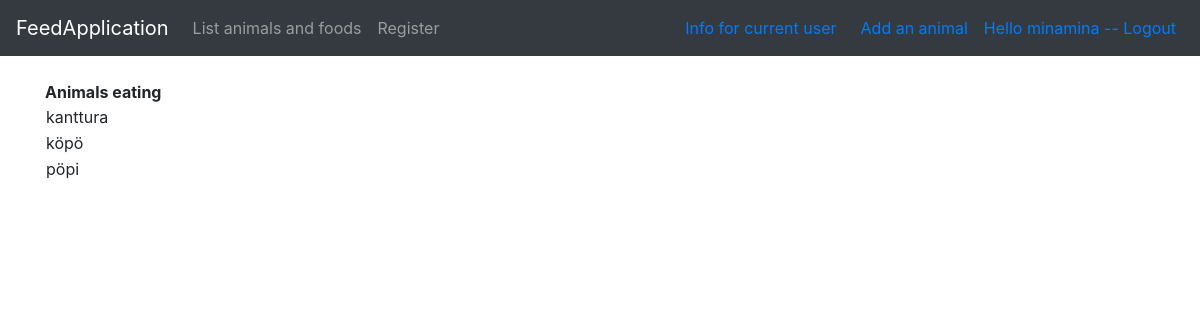
Page /animals/foods/3 (signed in) on the committed database.
### application/auth/models.py (models this page shows, shortened)
class User(Base):
    __tablename__ = "account"
    name = db.Column(db.String(144), nullable=False)
    username = db.Column(db.String(144), nullable=False)
    password = db.Column(db.String(144), nullable=False)
    animals = db.relationship("Animal", backref='account', lazy=True)

### application/animals/models.py (models this page shows, shortened)
class Animal(Base):
    name = db.Column(db.String(144), nullable=False)
    account_id = db.Column(db.Integer, db.ForeignKey('account.id'),
                           nullable=False)
    user = db.relationship("User", backref='animal', lazy=True)
    foods = db.relationship("Food", secondary=animals_foods, back_populates='animals', lazy='dynamic')
    sick = db.Column(db.Boolean, nullable=False)

### application/animals/views.py (the view)
@app.route("/animals/foods/<food_id>")
def show_animals_per_food(food_id):
    return render_template("animals/foods.html", animals = Food.list_foods_and_animals(food_id))

### application/__init__.py (called while the page is built)
@login_manager.user_loader
def load_user(user_id):
    return User.query.get(user_id)

### application/animals/models.py (called while the page is built)
    @staticmethod
    def list_foods_and_animals(food_id):
        query2 = text("SELECT Animal.name FROM Food"
        " LEFT JOIN animalsfoods ON animalsfoods.food_id = Food.id"
        " LEFT JOIN Animal ON Animal.id = animalsfoods.animal_id"
        " WHERE Food.id = :food_id").params(food_id=food_id)
        res = db.engine.execute(query2)
        response = []
        for row in res:
            response.append({"name":row[0]})
        return response

### application/templates/animals/foods.html
{% extends "layout.html" %}
{% block body %}
<tr><b>Animals eating</b></tr>
<table>
{% for animal in animals %}
<tr><td>{{animal.name}}</td></tr>
{% endfor %}
</table>
{% endblock %}

### application/templates/layout.html (shortened to what this page needs)
<!DOCTYPE html>
<html>
  <head>
    <link rel="stylesheet" href="https://maxcdn.bootstrapcdn.com/bootstrap/4.0.0/css/bootstrap.min.css">
  </head>
  <body>
    <nav class="navbar navbar-expand-md navbar-dark bg-dark mb-4">
      <a class="navbar-brand" href="#">FeedApplication</a>
<div class="collapse navbar-collapse" id="navbarCollapse">
        <ul class="navbar-nav mr-auto">
          <li class="nav-item">
            <a class="nav-link" href="{{ url_for('animals_index') }} ">List animals and foods</a>
          </li>
          <li class="nav-item">
            <a class="nav-link" href="{{ url_for('animals_userform') }} ">Register</a>
          </li>
        </ul>
        <div class="form-inline mt-2 mt-md-0 px-2">
          {% if current_user.is_authenticated %}
            <div class="px-2"><a href="{{ url_for('current_animals') }} ">Info for current user</a></div>
            <div class="px-2"></div><a href="{{ url_for('animals_form') }} ">Add an animal</a></div>
            <div class="px-2"><a href="{{ url_for('auth_logout') }}">Hello {{ current_user.name }} -- Logout</a></div>
	        {% else %}
	        <a href="{{ url_for('auth_login') }}">Login</a>
	        {% endif %}
        </div>
    </nav>
    <main role="main" class="container">
    {% block body %}{% endblock %}
    </main>
  </body>
</html>

### rows in the picture
User: name "minamina"
Animal: name "kanttura"
Animal: name "köpö"
Animal: name "pöpi"
